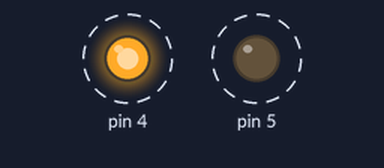
A sketch run on a simulated Arduino Uno, built with avr-gcc and run on an emulated ATmega328P. Shown: output pins drawn as LEDs (lit = HIGH). Dashed ring = blinking.

Above: at 0.5 s.
Timing chart, 0 to 4.6 s (numbered marks = the images above):
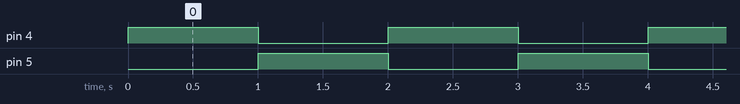

The sketch:

codigo.ino
```cpp
// C++ code
//
void setup()
{
  pinMode(4, OUTPUT);
  pinMode(5, OUTPUT);
}

void loop()
{
  digitalWrite(4, HIGH);
  digitalWrite(5, LOW);
  delay(1000); //
  digitalWrite(4, LOW);
  digitalWrite(5, HIGH);
  delay(1000);
}
```

Measured:
- by itself, pin 4, pin 5: alternates HIGH for 1.0 s and LOW for 1.0 s
